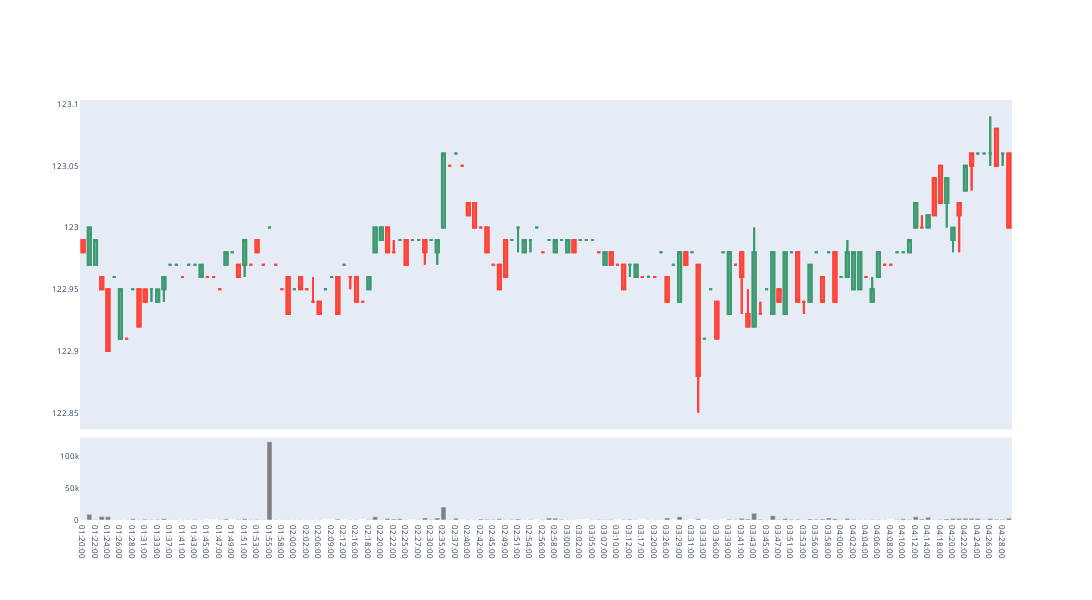

Notebook source saved alongside this figure:
### Code cell
fig = make_subplots(rows=2, 
                    cols=1, 
                    row_heights=[0.8, 0.2],
                    vertical_spacing=0.02)


fig.append_trace(go.Candlestick(x=dataset_temp['hour'],
                                open=dataset_temp['open'],
                                high=dataset_temp['high'],
                                low=dataset_temp['low'],
                                close=dataset_temp['close']),
                  row=1, col=1)

fig.add_trace(go.Candlestick(x=dataset_temp['hour'],
                             open=dataset_temp['open'],
                             high=dataset_temp['high'],
                             low=dataset_temp['low'],
                             close=dataset_temp['close']),
              row=1, col=1)

fig.append_trace(go.Bar(x = dataset_temp['hour'], y = dataset_temp['volume'], marker_color="gray"),
                 row=2, 
                 col=1)

fig.layout.xaxis1.showgrid = False
fig.layout.xaxis2.showgrid = False
fig.layout.yaxis1.showgrid = False
fig.layout.yaxis2.showgrid = False
fig.layout.xaxis.rangeslider.visible = False

fig.update_layout(width=1600, 
                  height=600,
                  showlegend=False,
                  font=dict(size=8))

fig.update_xaxes(showticklabels=False)
fig.layout.xaxis2.showticklabels = True
fig.update_yaxes(showticklabels=True)

fig.show()

### Figure 1 — Plotly figure (JSON) as saved in the notebook; plotly's stock layout.template omitted (floating-point values rounded to 4 significant figures; data arrays with more than 128 entries replaced by an {"elided": "..."} marker saying what was removed)
{"data": [{"close": {"elided": "150 float values"}, "high": {"elided": "150 float values"}, "low": {"elided": "150 float values"}, "open": {"elided": "150 float values"}, "type": "candlestick", "x": {"elided": "150 str values"}, "xaxis": "x", "yaxis": "y"}, {"close": {"elided": "150 float values"}, "high": {"elided": "150 float values"}, "low": {"elided": "150 float values"}, "open": {"elided": "150 float values"}, "type": "candlestick", "x": {"elided": "150 str values"}, "xaxis": "x", "yaxis": "y"}, {"marker": {"color": "gray"}, "type": "bar", "x": {"elided": "150 str values"}, "xaxis": "x2", "y": {"elided": "150 int values"}, "yaxis": "y2"}], "layout": {"font": {"size": 8}, "height": 600, "showlegend": false, "width": 1600, "xaxis": {"anchor": "y", "domain": [0, 1], "rangeslider": {"visible": false}, "showgrid": false, "showticklabels": false}, "xaxis2": {"anchor": "y2", "domain": [0, 1], "showgrid": false, "showticklabels": true}, "yaxis": {"anchor": "x", "domain": [0.216, 1], "showgrid": false, "showticklabels": true}, "yaxis2": {"anchor": "x2", "domain": [0, 0.196], "showgrid": false, "showticklabels": true}}}
